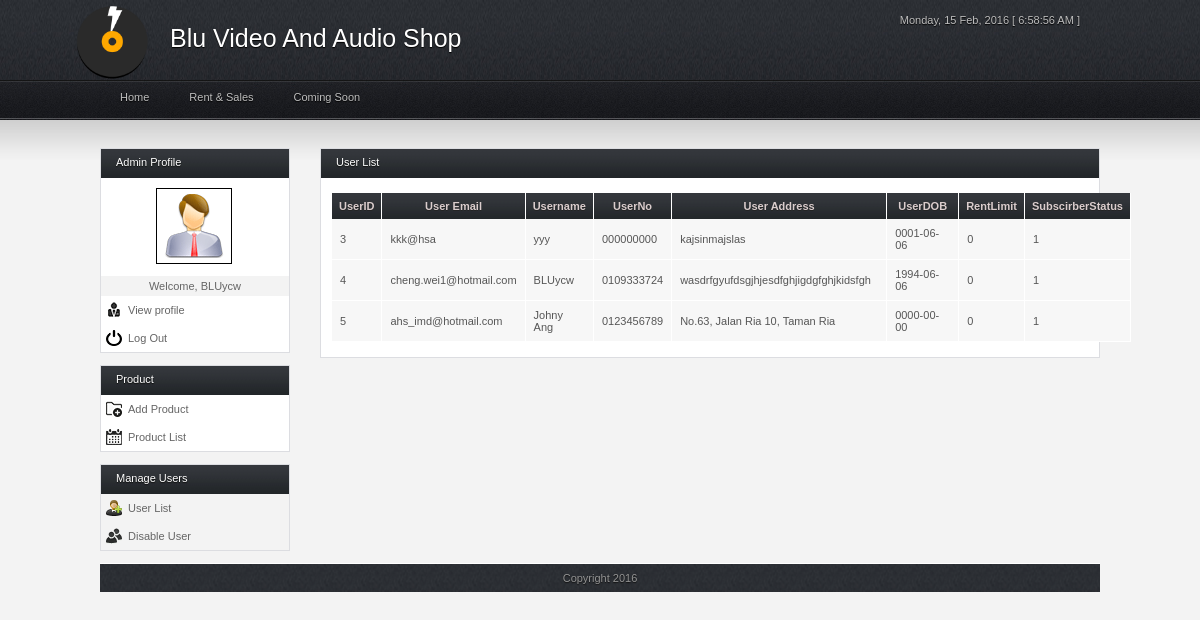
/admin/view_user.php (signed in), run on an earlier commit of the app's database.
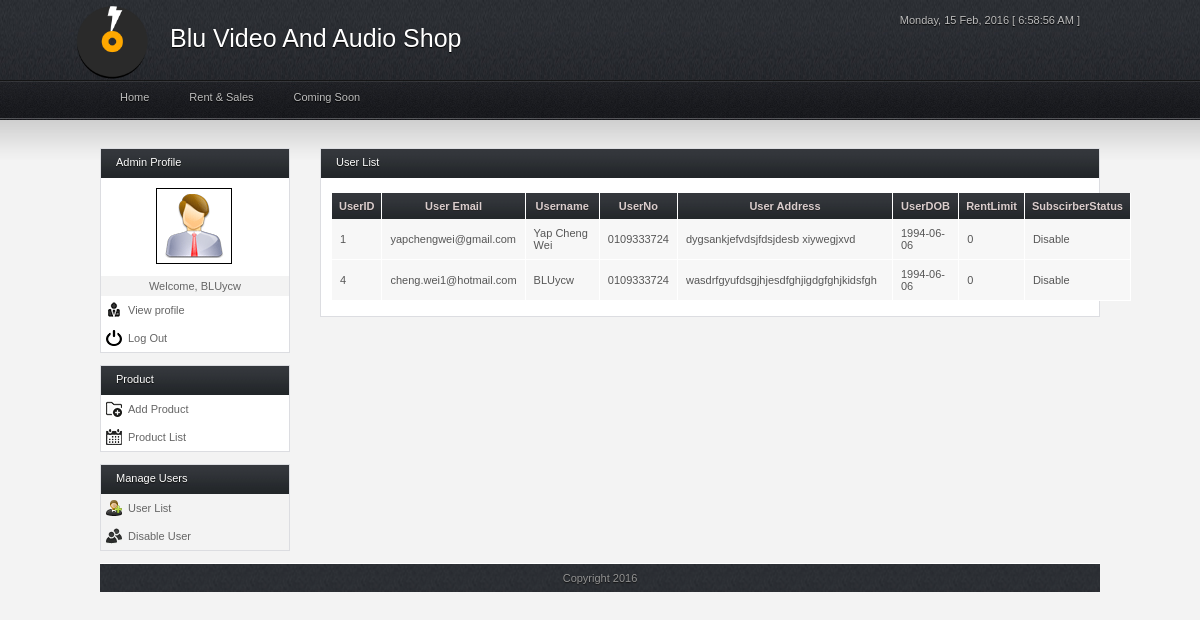
And on a later commit of the database.
### tables this page shows
CREATE TABLE IF NOT EXISTS `user` (
  `User_ID` int(15) NOT NULL AUTO_INCREMENT,
  `User_Name` varchar(300) NOT NULL,
  `User_Password` varchar(300) NOT NULL,
  `User_Email` varchar(300) NOT NULL,
  `User_Profile_Pic` varchar(1000) NOT NULL DEFAULT '../images/default_pic.jpg',
  `User_Phone` varchar(30) NOT NULL,
  `User_Address` varchar(300) NOT NULL,
  `User_Dob` date NOT NULL,
  `User_Subscribe_Status` varchar(10) NOT NULL,
  `User_Rent_Limit` int(11) NOT NULL DEFAULT '0',
  `User_Privilege` varchar(15) NOT NULL,
  `User_Date` date NOT NULL,
  PRIMARY KEY (`User_ID`)
);

### admin/view_user.php (the view, shortened to what this page needs)
<?php
	$user_id = $_SESSION['user_id'];
	$result = mysql_query("SELECT * FROM user WHERE User_ID = '$user_id'");
	$row = mysql_fetch_assoc($result);
  $user_list = mysql_query("SELECT * FROM user where User_Privilege='2'");
?>
<!DOCTYPE html>
<html>
<head>
<link rel="stylesheet" type="text/css" href="../css/style.css" media="screen"/>
<link rel="stylesheet" type="text/css" href="../css/stylesheet.css" media="screen"/>
<link rel="stylesheet" type="text/css" href="../css/bg_style_black.css" media="screen" />
</head>
<body>
<div class="wrap">
	<div id="header">
		<div id="top">
			<div class="left">
				<img src="../img/logo.ico" alt="Blu Video and Audio Shop" id="" class="logo_images" style="position:absolute; width: 85px; margin: -15px 0 0 -50px;"/>
				<p id="" class="shop_name" style="font-size:25px;display:;background-color:;width:100%;color:white; margin-left:50px; margin-top:10px;">Blu Video And Audio Shop</p>
			</div>
      <div class="right">
				<div class="align-right">
					<p><span id="timer"></span></p>
				</div>
			</div>
		</div>
		<div id="nav">
			<ul>
				<li class="upp"><a href="../admin/index.php">Home</a></li>
				<li class="upp"><a href="#">Rent & Sales</a>
				</li>
				<li class="upp"><a href="#">Coming Soon</a></li>
			</ul>
		</div>
	</div>
	<div id="content">
    <div id="sidebar">
      <div class="box">
        <div class="h_title">Admin Profile</div>
        <div style="background:white; padding: 10px 55px;"><img src="../img/user_photo.gif" style="border:1px solid black; padding: 5px;" /></div>
        <p style="text-align:center; line-height: 20px;">Welcome, <?php echo $row['User_Name'];?></p>
        <ul id="home">
          <li class="b1"><a class="icon profile" href="adminProfile.php" >View profile</a></li>
          <li class="b1"><a class="icon logout" href="../visitor/visitor.php">Log Out</a></li>
        </ul>
      </div>
      <div class="box">
        <div class="h_title">Product</div>
        <ul>
          <li class="b1"><a class="icon add_product" href="admin_addProduct.php">Add Product</a></li>
          <li class="b1"><a class="icon delete_product" href="admin_prodList.php">Product List</a></li>
        </ul>
      </div>
      <div class="box">
        <div class="h_title">Manage Users</div>
        <ul>
          <li class="b3"><a class="icon add_user" href="view_user.php">User List</a></li>
          <li class="b3"><a class="icon delete_user" href="disable_user.php">Disable User</a></li>
        </ul>
      </div>
    </div>
    <div id="main">
      <div class="full_w">
        <div class="h_title">User List</div>
        <form method="get" action="" style="margin: 0px;" name="userlist">
        <table width="90%">
          <thead>
            <tr>
                  <th ="col" width="20px">UserID</th>
                  <th scope="col" >User Email</th>
                  <th scope="col" >Username</th>
                  <th scope="col" >UserNo</th>
                  <th scope="col" width="200px">User Address</th>
                  <th scope="col" >UserDOB</th>
                  <th scope="col" >RentLimit</th>
                  <th scope="col" >SubscirberStatus</th>
              </tr>
          </thead>
          <tbody>
            <?php
            while(  $u_rows = mysql_fetch_assoc($user_list))
            {
          ?>
            <tr>
                  <td class="align-center"><?php echo $u_rows['User_ID']?></td>
                  <td class="align-center"><?php echo $u_rows['User_Email']?></td>
                  <td class="align-center"><?php echo $u_rows['User_Name']?></td>
                  <td class="align-center"><?php echo $u_rows['User_Phone']?></td>
                  <td class="align-center"><?php echo $u_rows['User_Address']?></td>
                  <td class="align-center"><?php echo $u_rows['User_Dob']?></td>
                  <td class="align-center"><?php echo $u_rows['User_Rent_Limit']?></td>
                  <td class="align-center"><?php echo $u_rows['User_Subscribe_Status']?></td>
              </tr>
            <?php
          }
             ?>
          </tbody>
        </table>
        </form>
      </div>
    </div>
	</div>
	<div id="footer">
			<p style="text-align:center;">Copyright 2016</p>
	</div>
</div>
</body>
</html>

What changed in the data, as far as the page shows it:
no longer on this page (row edited): user: User_ID "3", User_Email "kkk@hsa", User_Name "yyy", User_Phone "000000000", User_Address "kajsinmajslas", User_Dob "0001-06-06", User_Rent_Limit "0", User_Subscribe_Status "1"
removed user: User_ID "5", User_Email "ahs_imd@hotmail.com", User_Name "Johny Ang", User_Phone "0123456789", User_Address "No.63, Jalan Ria 10, Taman Ria", User_Dob "0000-00-00", User_Rent_Limit "0", User_Subscribe_Status "1"
changed user "cheng.wei1@hotmail.com": User_Subscribe_Status "1" → "Disable"
now on this page (row edited): user: User_ID "1", User_Email "yapchengwei@gmail.com", User_Name "Yap Cheng Wei", User_Phone "0109333724", User_Address "dygsankjefvdsjfdsjdesb xiywegjxvd", User_Dob "1994-06-06", User_Rent_Limit "0", User_Subscribe_Status "Disable"
